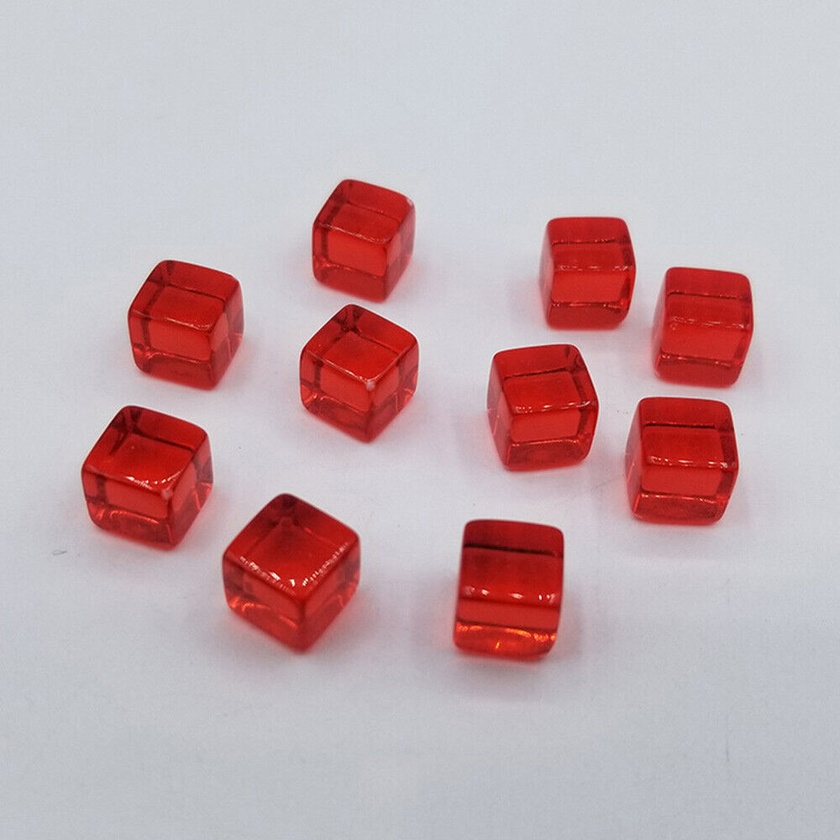
#> input picture CameraSetup/cubes.jpg, 840 x 840 px, shrunk from 1000 x 1000 before the run, given in place of the camera
$ python all-track.py
#> lines starting #> are read from the running program, lines starting #| are printed output that depends on the picture; after the words box and inside, x2 and y2 are one past the last pixel; in counts of white or black regions, pixels touching at a corner belong together
import cv2
import numpy as np

# url = 'http://192.168.179.50:81/stream'  # Pastikan Anda menggunakan alamat URL streaming yang benar

# Nilai HSV untuk warna-warna yang ingin dideteksi
hsv_colors = {
    'Blue': ([56, 40, 102], [118, 192, 255]),
    'Yellow': ([10, 20, 187], [255, 255, 255]),
    'Red': ([111, 37, 81], [255, 255, 255])
}

# Membuka kamera laptop
# cap = cv2.VideoCapture(url)
cap = cv2.VideoCapture(0)

# Kernel untuk morfologi
kernel = np.ones((5,5), np.uint8)

while True:
    ret, frame = cap.read()
#> frame is the input picture: shape (840, 840, 3); mean B, G, R 175, 170.6, 195.7

    if not ret:
        print("Failed to grab frame")
        break

    gray = cv2.cvtColor(frame, cv2.COLOR_BGR2GRAY)
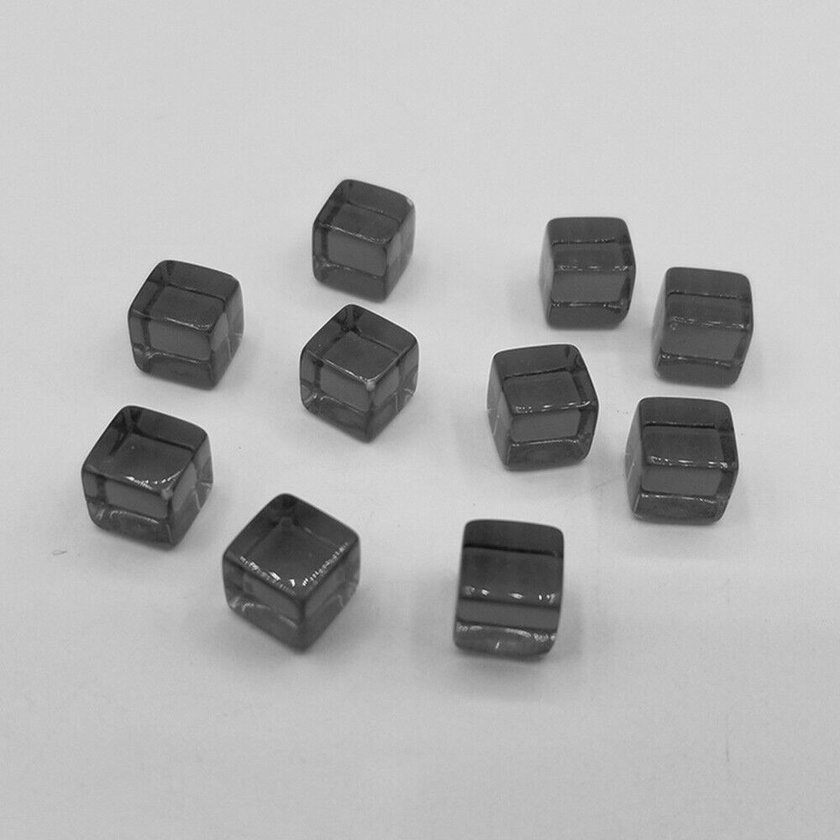
#> gray: shape (840, 840); min 14, max 245, mean 178.6
    hsv_frame = cv2.cvtColor(frame, cv2.COLOR_BGR2HSV)
#> hsv_frame: shape (840, 840, 3); mean H, S, V 105.8, 46.1, 200.7
    edges = cv2.Canny(gray, 50, 150)
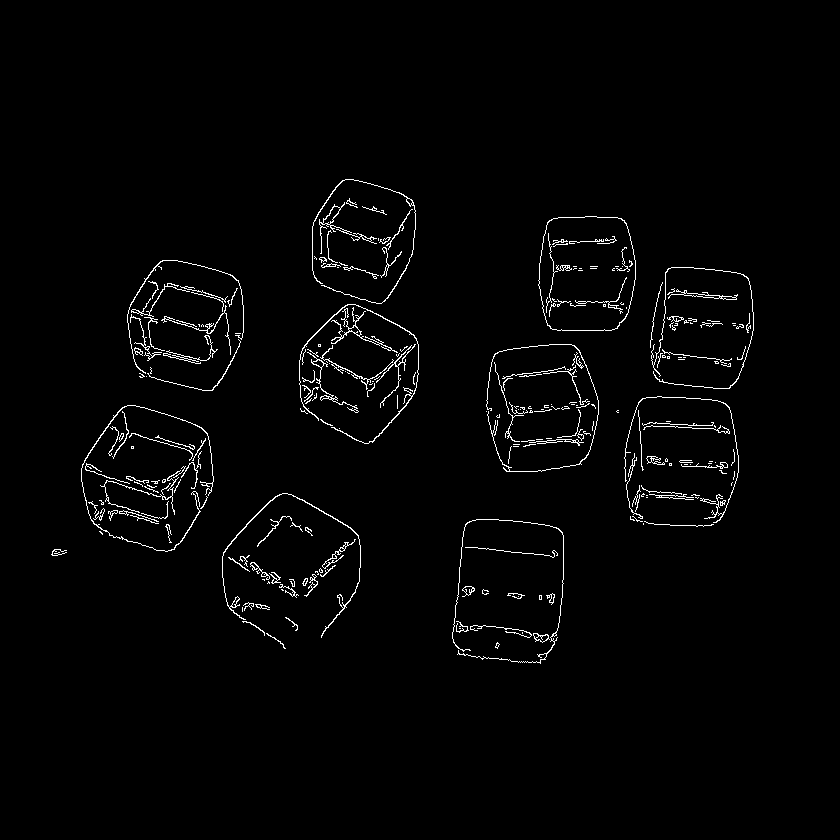
#> edges: shape (840, 840); 1.9% white in thin lines or dots, all inside (x1, y1, x2, y2) = (51, 179, 754, 664)

    # Tambahkan dilasi dan erosi untuk memperbaiki tepi
    edges = cv2.dilate(edges, kernel, iterations=1)
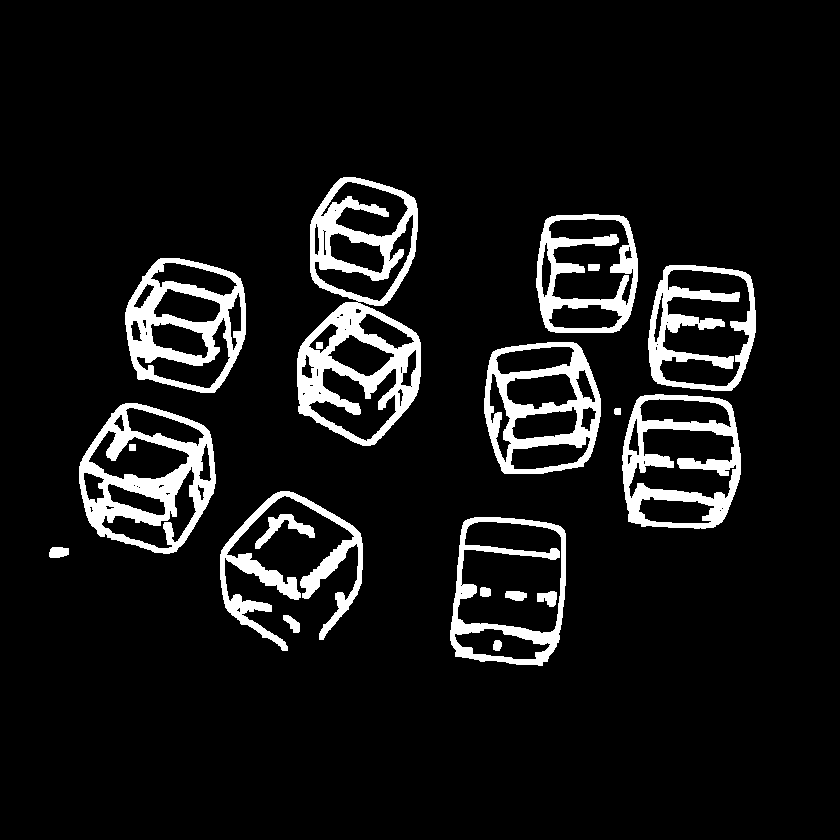
#> edges: shape (840, 840); 8.6% white; 20 white regions, largest, box (x1, y1, x2, y2) and area: (297, 177, 421, 446) 12501, (79, 403, 216, 554) 8008, (125, 258, 246, 393) 6506
    edges = cv2.erode(edges, kernel, iterations=1)
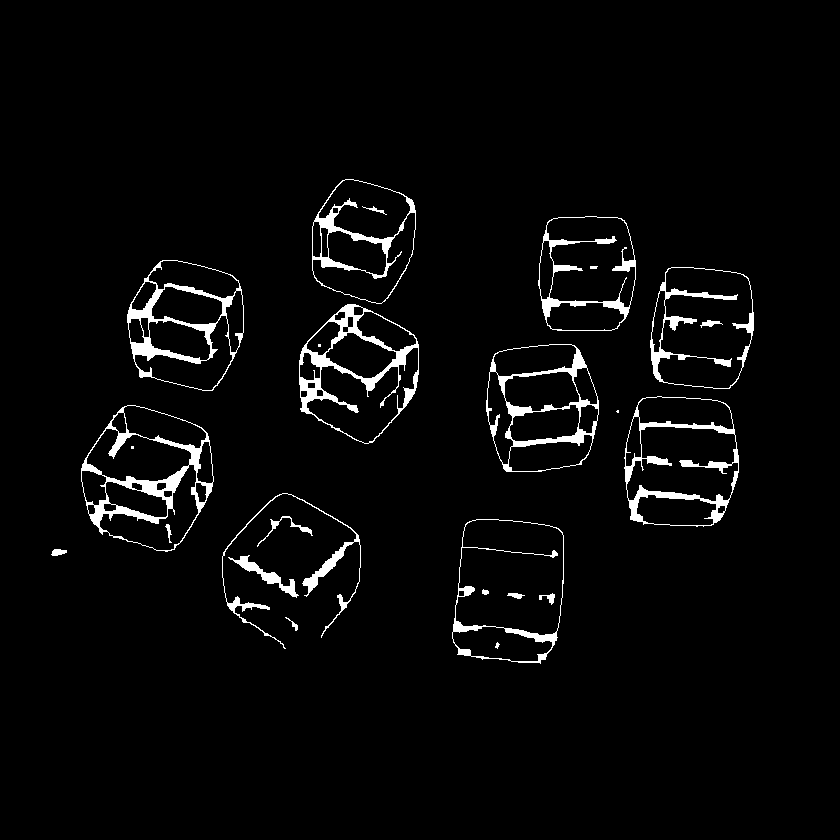
#> edges: shape (840, 840); 3.3% white; 25 white regions (4 under 20 px)

    contours, _ = cv2.findContours(edges, cv2.RETR_TREE, cv2.CHAIN_APPROX_SIMPLE)
#> contours = 84 contours, 5 with area under 20; largest, box (x1, y1, x2, y2) and area: (81, 405, 214, 552) 14392, (452, 519, 564, 664) 13920, (624, 396, 739, 527) 12926, (299, 304, 419, 444) 12098, (486, 344, 599, 472) 12086

    cube_detected = False
    cube_color = None

    # Deteksi kubus berdasarkan kontur
    for contour in contours:
        area = cv2.contourArea(contour)
        if area > 1000:
            perimeter = cv2.arcLength(contour, True)
            approx = cv2.approxPolyDP(contour, 0.02 * perimeter, True)

            if len(approx) == 4:  # Bentuk persegi panjang
                x, y, w, h = cv2.boundingRect(approx)
                aspect_ratio = float(w) / h

                # Jika aspek rasio mendekati 1, tandai sebagai kubus
                if 0.9 <= aspect_ratio <= 1.1:
                    cube_detected = True
                    cv2.rectangle(frame, (x, y), (x + w, y + h), (0, 255, 0), 3)

                    # Deteksi warna di dalam area kotak yang terdeteksi
                    roi = hsv_frame[y:y+h, x:x+w]

                    for color_name, (lower_hsv, upper_hsv) in hsv_colors.items():
                        lower_bound = np.array(lower_hsv)
                        upper_bound = np.array(upper_hsv)

                        mask = cv2.inRange(roi, lower_bound, upper_bound)
                        mask_area = cv2.countNonZero(mask)

                        # Jika area warna yang terdeteksi cukup besar, anggap itu adalah warna kubus
                        if mask_area > (w * h) * 0.5:  # jika lebih dari 50% dari area kotak
                            cube_color = color_name
                            break

                    # Tampilkan label warna kubus di atas kubus yang terdeteksi
                    if cube_color:
                        label = f"Kubus {cube_color}"
                        cv2.putText(frame, label, (x, y - 10), cv2.FONT_HERSHEY_SIMPLEX, 0.9, (0, 255, 0), 2)
#> this loop made 84 passes
#> (area, perimeter) on passes 4, 5, 8, 15, 22, 24, 27, 30, 31, 33, 34, 36: (13920, 475), (2341, 251.9), (10796, 651.8), (14391.5, 472.4), (1287.5, 172), (3241.5, 377.2), (3552, 329.6), (2014.5, 225.1), (12925.5, 447.4), (1955.5, 225.8), (6275.5, 631.3), (2370, 250.2)
#> area on passes 1, 2, 3, 7, 9, 10: 25.5, 503, 63, 34, 54, 45

    # Jika kubus dan warnanya terdeteksi, tampilkan teks deteksi
    if cube_detected and cube_color:
        cv2.putText(frame, f"{cube_color} Cube Detected", (10, 30), cv2.FONT_HERSHEY_SIMPLEX, 1, (0, 0, 255), 2)

    # Menampilkan frame dengan deteksi warna dan kubus
    cv2.imshow("Frame", frame)
    cv2.imshow("Edges", edges)

    if cv2.waitKey(1) & 0xFF == ord('q'):
#> (key q is pressed here)
        break

cap.release()
cv2.destroyAllWindows()
